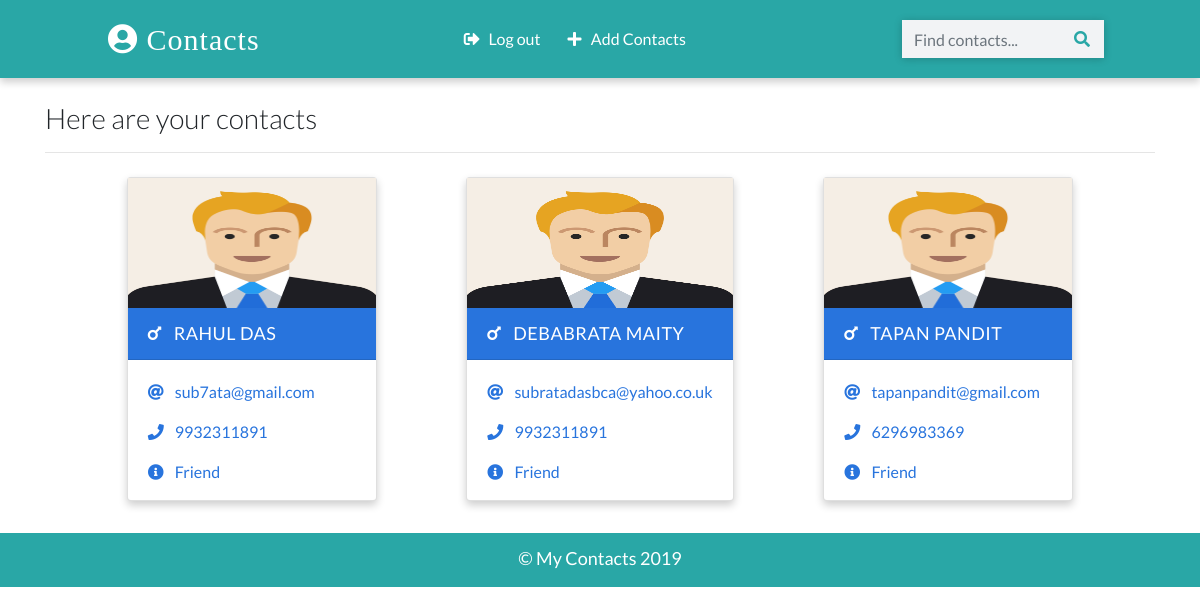
Screenshot of / (signed in) with the database file from the repository.
### contactapp/models.py (models this page shows, shortened)
class Contact(models.Model):
    manager = models.ForeignKey(User, on_delete=models.CASCADE, default=None)
    name = models.CharField(max_length=20)
    email = models.EmailField(max_length=100)
    phone = models.IntegerField()
    info = models.CharField(max_length=30)
    gender = models.CharField(max_length=50, choices=(
        ('male','Male'),
        ('female','Female')
    ))
    image = models.ImageField(upload_to='images/',blank=True)
    date_added = models.DateTimeField(default=datetime.now)
    class Meta:
        ordering = ['-id']

### contactapp/views.py (the view)
# urls.py: path('', views.HomePageView.as_view(), name="home" ),
class HomePageView(LoginRequiredMixin, ListView):
    template_name = 'index.html'
    model =  Contact
    context_object_name = 'contacts'
    def get_queryset(self):
        contacts = super().get_queryset()
        return contacts.filter(manager = self.request.user)

### templates/index.html (shortened to what this page needs)
{% extends 'base.html' %}
{% load static %}
{% block content %}
<div class="container">
  <h3 class="heading font-weight-light">Here are your contacts</h3>
  <hr />
</div>
<div class="container main-part">
{% if contacts %}
{% for contact in contacts %}
{% include 'partials/_card.html' %}
{% endfor %}
{% else %}
<p class="d-block font-weight-light my-2 heading">You have not save any contacts yet!</p>
{% endif %}
</div>
{% endblock content %}

### templates/partials/_card.html (shortened to what this page needs)
{% load static %}
{% if contact.gender == 'male' %}
  <div class="card my-2 mx-2 boy-card">
    <img src="{% if contact.image %}
    {{contact.image.url}}
    {% else %}
    {% static '/images/boy.png' %}
    {% endif %}" class="img-fluid" />
    <div class="card-header">
      <a href="{% url 'detail' contact.id %}" class="text-white header-link"
        ><i class="fas fa-mars mr-2"></i> {{contact.name}}</a
      >
    </div>
    <div class="card-body pb-0">
      <p>
        <i class="fas fa-at mr-2"></i>
        <a href="mailto:{{contact.email}}">{{contact.email}}</a>
      </p>
      <p>
        <i class="fas fa-phone mr-2"></i>
        <a href="tel:{{contact.phone}}">{{contact.phone}}</a>
      </p>
      <p><i class="fas fa-info-circle mr-2"></i> {{contact.info}}</p>
    </div>
  </div>
{% endif %}

### static/css/main.css (style rules this page uses)
:root { --back: #29a7a6; --girl: #e64298; --boy: #2874dd; }
body { font-family: Lato, sans-serif; }
.card { box-shadow: 0 4px 8px 0 rgba(0, 0, 0, 0.2); transition: 0.3s; min-width: 250px; box-sizing: border-box; }
img { height: 130px !important; }
.card-header { font-size: 18px; letter-spacing: 0.5px; text-transform: uppercase; }
.boy-card .card-header { background-color: var(--boy); }
.boy-card .card-body, .boy-card .card-body p a { color: var(--boy); }
.card-body p { cursor: pointer; }
.main-part { display: flex; flex-wrap: wrap; justify-content: space-evenly; }

### rows the page displays
Contact: name "RAHUL DAS", email "sub7ata@gmail.com", phone "9932311891", info "Friend"
Contact: name "DEBABRATA MAITY", email "subratadasbca@yahoo.co.uk", phone "9932311891", info "Friend"
Contact: name "TAPAN PANDIT", email "tapanpandit@gmail.com", phone "6296983369", info "Friend"
